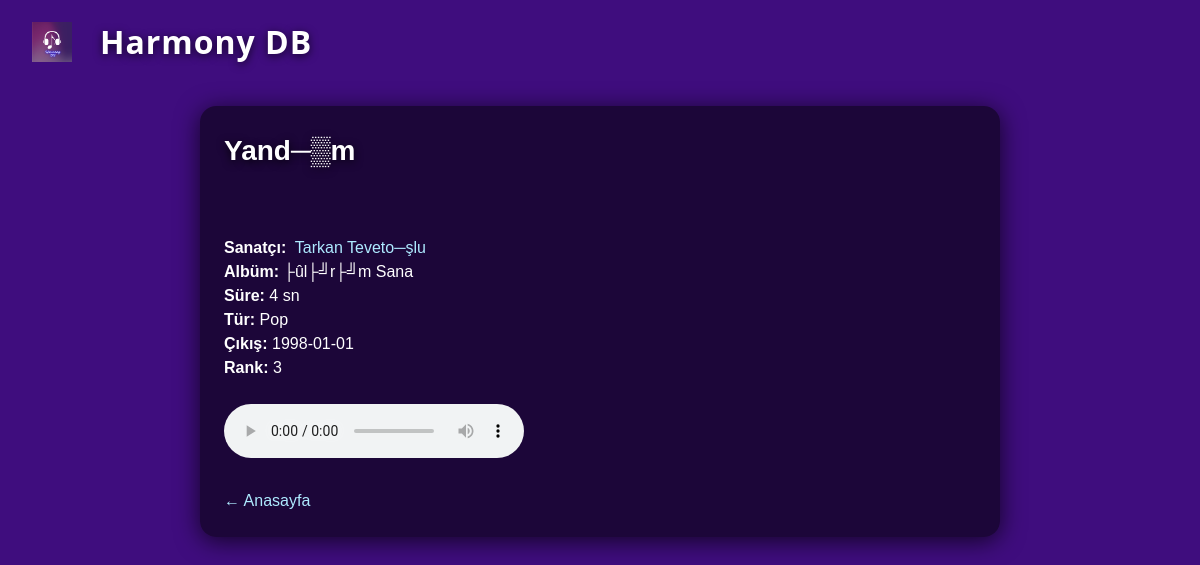
Screenshot of /currentmusic.php?id=6 (signed in) with the database file from the repository.
### tables this page shows
CREATE TABLE `songs` (
  `song_id` int(11) NOT NULL AUTO_INCREMENT,
  `album_id` int(11) NOT NULL,
  `title` varchar(100) NOT NULL,
  `duration` int(11) DEFAULT NULL COMMENT 'saniye',
  `genre` varchar(50) DEFAULT NULL,
  `release_date` date DEFAULT NULL,
  `rank` int(11) DEFAULT NULL,
  `image` varchar(255) DEFAULT NULL,
  PRIMARY KEY (`song_id`),
  KEY `album_id` (`album_id`),
  CONSTRAINT `songs_ibfk_1` FOREIGN KEY (`album_id`) REFERENCES `albums` (`album_id`)
);

CREATE TABLE `artists` (
  `artist_id` int(11) NOT NULL AUTO_INCREMENT,
  `name` varchar(100) NOT NULL,
  `genre` varchar(50) DEFAULT NULL,
  `date_joined` date DEFAULT NULL,
  `total_num_music` int(11) DEFAULT 0,
  `total_albums` int(11) DEFAULT 0,
  `listeners` int(11) DEFAULT 0,
  `bio` text DEFAULT NULL,
  `country_id` int(11) DEFAULT NULL,
  `image` varchar(255) DEFAULT NULL,
  PRIMARY KEY (`artist_id`),
  KEY `country_id` (`country_id`),
  CONSTRAINT `artists_ibfk_1` FOREIGN KEY (`country_id`) REFERENCES `country` (`country_id`)
);

CREATE TABLE `albums` (
  `album_id` int(11) NOT NULL AUTO_INCREMENT,
  `artist_id` int(11) NOT NULL,
  `name` varchar(100) NOT NULL,
  `release_date` date DEFAULT NULL,
  `genre` varchar(50) DEFAULT NULL,
  `music_number` int(11) DEFAULT NULL,
  `image` varchar(255) DEFAULT NULL,
  PRIMARY KEY (`album_id`),
  KEY `artist_id` (`artist_id`),
  CONSTRAINT `albums_ibfk_1` FOREIGN KEY (`artist_id`) REFERENCES `artists` (`artist_id`)
);

### currentmusic.php (the view, shortened to what this page needs)
<?php
$id = intval($_GET['id'] ?? 0);
$mysqli = new mysqli('localhost','root','','fatma_terzi');
$stmt = $mysqli->prepare("
  SELECT s.title,s.image,al.name AS album,
         s.duration,s.genre,s.release_date,s.rank,
         a.artist_id,a.name AS artist_name,a.image AS artist_img
  FROM SONGS s
  JOIN ALBUMS al ON s.album_id=al.album_id
  JOIN ARTISTS a ON al.artist_id=a.artist_id
  WHERE s.song_id=?
");
$stmt->bind_param("i",$id); $stmt->execute();
$stmt->bind_result($title,$img,$alb,$dur,$gen,$rdate,$rank,$aid,$an,$ai);
?>
<!DOCTYPE html>
<html lang="tr">
<head>
  <link rel="stylesheet" href="css/style.css">
</head>
<body>
  <div class="header">
    <img src="images/logo.png" alt="Logo" class="header-logo">
    <span class="header-title">Harmony DB</span>
  </div>
  <div class="music-box">
    <h2><?= htmlspecialchars($title) ?></h2>
    <img src="<?= htmlspecialchars($img) ?>" alt=""><br><br>
    <b>Sanatçı:</b>
      <a href="artistpage.php?id=<?= $aid ?>">
        <img src="<?= htmlspecialchars($ai) ?>" alt=""> <?= htmlspecialchars($an) ?>
      </a><br>
    <b>Albüm:</b> <?= htmlspecialchars($alb) ?><br>
    <b>Süre:</b> <?= $dur ?> sn<br>
    <b>Tür:</b> <?= htmlspecialchars($gen) ?><br>
    <b>Çıkış:</b> <?= $rdate ?><br>
    <b>Rank:</b> <?= $rank ?><br><br>
    <audio controls>
      <source src="audio/<?= $id ?>.mp3" type="audio/mpeg">
    </audio>
    <br><br><a href="homepage.php">← Anasayfa</a>
  </div>
</body>
</html>

### css/style.css (style rules this page uses)
* { margin: 0; padding: 0; box-sizing: border-box; }
html { font-size: 16px; }
body { font-family: Arial, sans-serif; background: #3F0D7E !important; background-image: none !important; color: #fff !important; min-height: 100vh; line-height: 1.5; }
a { color: #aeeaff !important; text-decoration: none; }
h1, h2, h3, h4, h5, h6, label, p, span, th, td { color: #fff !important; text-shadow: 0 2px 8px rgba(0,0,0,0.85); }
h2 { font-size: 1.75rem; margin-bottom: 16px; }
.music-box, .artist-box { max-width: 800px; margin: 40px auto; padding: 24px; background: rgba(0,0,0,0.55) !important; border-radius: 16px; box-shadow: 0 4px 24px rgba(0,0,0,0.7); }
.header { width: 100%; display: flex; align-items: center; gap: 16px; padding: 18px 32px 0 32px; box-sizing: border-box; }
.header-logo { height: 40px; width: 40px; object-fit: contain; margin-right: 12px; }
.header-title { font-family: 'Segoe UI', Arial, sans-serif; font-size: 2rem; font-weight: bold; color: #fff; letter-spacing: 1px; text-shadow: 0 2px 8px rgba(0,0,0,0.7); }

### rows the page displays
songs: title "Yand─▒m", artists.name "Tarkan Teveto─şlu", album.name "├ûl├╝r├╝m Sana", duration "4", genre "Pop", release_date "1998-01-01", rank "3"
